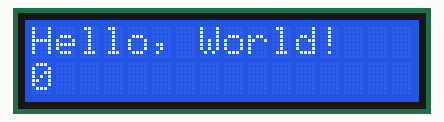
A sketch run on a simulated Arduino Uno, built with avr-gcc and run on an emulated ATmega328P. Parts: 16×2 character LCD.

Above: at 0.1 s.
At 4.1 s:
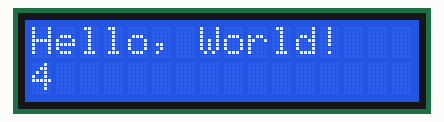
At 9.1 s:
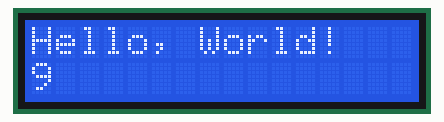
At 19.1 s:
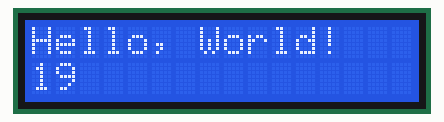
At 28.1 s:
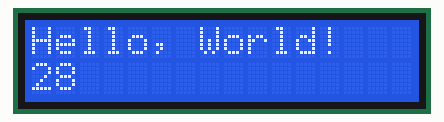
At 38.1 s:
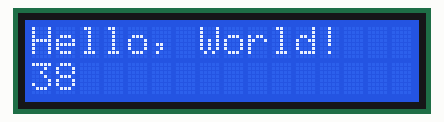

The sketch:

lcd_16x2_hello_world.ino
```cpp
// lcd_16x2_hello_world.ino
// test a 16x2 lcd dispaly

#include <LiquidCrystal.h>

const int numRows = 2;
const int numCols = 16;

LiquidCrystal lcd(12, 8, 7, 6, 5, 4);

void setup() {
  lcd.begin(numCols, numRows);
  lcd.print("Hello, World!");
}

void loop() {
  lcd.setCursor(0, 1);
  lcd.print(millis()/1000);
  delay(1000);
}
```

Measured:
- what the display in image 1 shows lasts 1.0 s, from 4.1 s to 5.1 s
